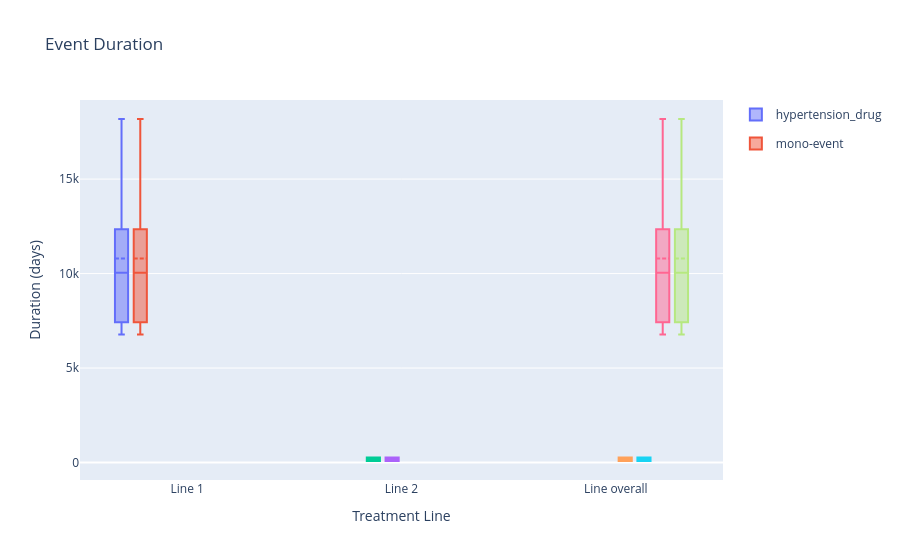

The cell this chart's notebook holds for it:
### Code cell
plot_event_duration(dur_summary)

### Figure 1 — Plotly figure (JSON) as saved in the notebook; plotly's stock layout.template omitted (floating-point values rounded to 4 significant figures)
{"data": [{"boxpoints": false, "legendgroup": "hypertension_drug", "lowerfence": [6783], "mean": [10800.0], "median": [10042], "name": "hypertension_drug", "q1": [7420], "q3": [12346], "showlegend": true, "type": "box", "upperfence": [18179], "x": ["Line 1"]}, {"boxpoints": false, "legendgroup": "mono-event", "lowerfence": [6783], "mean": [10800.0], "median": [10042], "name": "mono-event", "q1": [7420], "q3": [12346], "showlegend": true, "type": "box", "upperfence": [18179], "x": ["Line 1"]}, {"boxpoints": false, "legendgroup": "hypertension_drug+sinusitis", "lowerfence": [83], "mean": [175.5], "median": [175], "name": "hypertension_drug+sinusitis", "q1": [83], "q3": [268], "showlegend": false, "type": "box", "upperfence": [268], "x": ["Line 2"]}, {"boxpoints": false, "legendgroup": "combination-event", "lowerfence": [83], "mean": [175.5], "median": [175], "name": "combination-event", "q1": [83], "q3": [268], "showlegend": false, "type": "box", "upperfence": [268], "x": ["Line 2"]}, {"boxpoints": false, "legendgroup": "hypertension_drug+sinusitis", "lowerfence": [83], "mean": [175.5], "median": [175], "name": "hypertension_drug+sinusitis", "q1": [83], "q3": [268], "showlegend": false, "type": "box", "upperfence": [268], "x": ["Line overall"]}, {"boxpoints": false, "legendgroup": "combination-event", "lowerfence": [83], "mean": [175.5], "median": [175], "name": "combination-event", "q1": [83], "q3": [268], "showlegend": false, "type": "box", "upperfence": [268], "x": ["Line overall"]}, {"boxpoints": false, "legendgroup": "mono-event", "lowerfence": [6783], "mean": [10800.0], "median": [10042], "name": "mono-event", "q1": [7420], "q3": [12346], "showlegend": false, "type": "box", "upperfence": [18179], "x": ["Line overall"]}, {"boxpoints": false, "legendgroup": "hypertension_drug", "lowerfence": [6783], "mean": [10800.0], "median": [10042], "name": "hypertension_drug", "q1": [7420], "q3": [12346], "showlegend": false, "type": "box", "upperfence": [18179], "x": ["Line overall"]}], "layout": {"boxmode": "group", "title": {"text": "Event Duration"}, "xaxis": {"title": {"text": "Treatment Line"}}, "yaxis": {"title": {"text": "Duration (days)"}}}}
